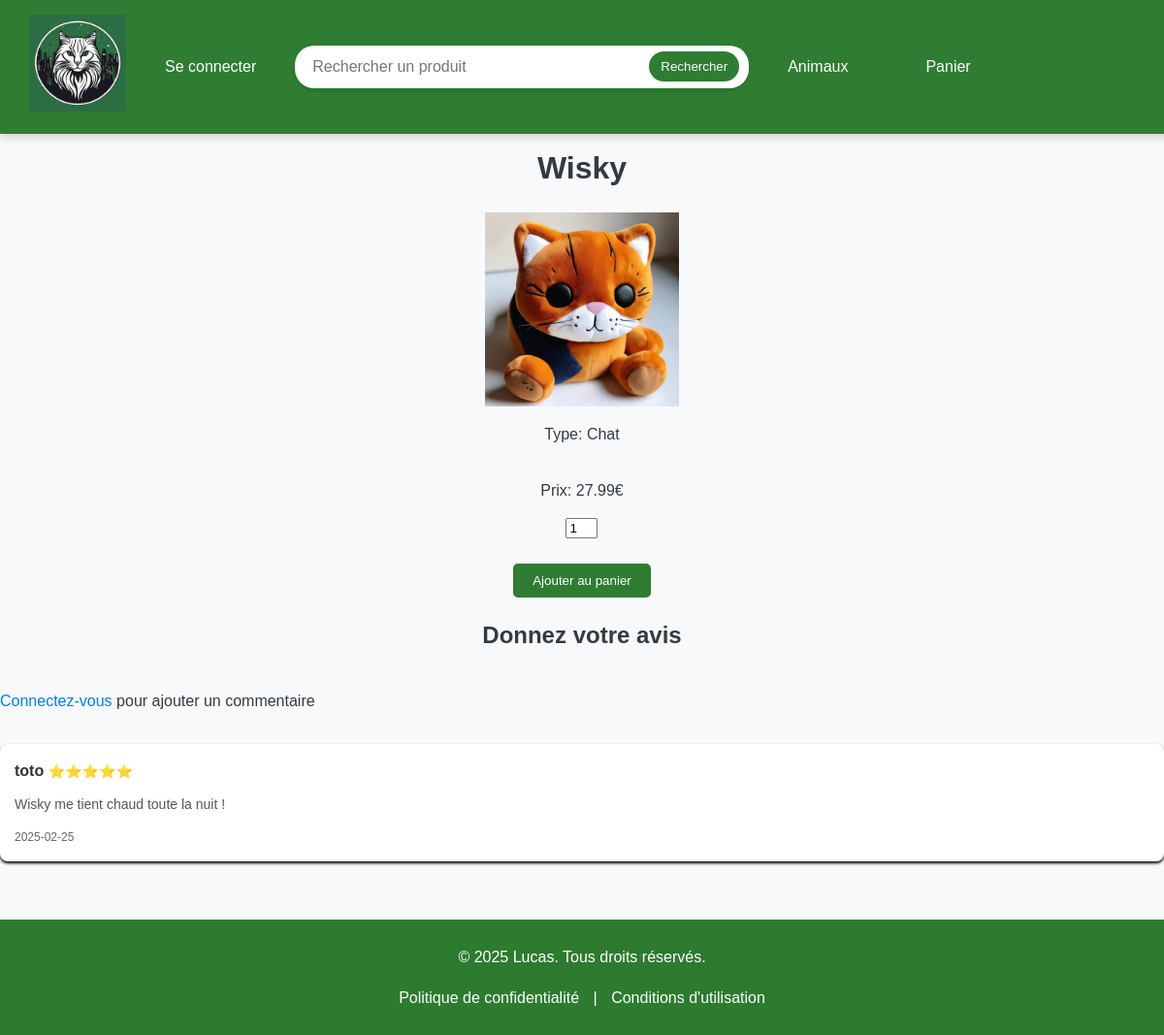
Screenshot of /fiche_produit.php?idAnimals=1 with the database file from the repository.
### tables this page shows
CREATE TABLE `animals` (
  `idAnimals` int(11) NOT NULL AUTO_INCREMENT,
  `nameAnimals` varchar(100) NOT NULL,
  `typeAnimals` varchar(100) NOT NULL,
  `weightAnimals` varchar(100) NOT NULL,
  `colorAnimals` varchar(100) NOT NULL,
  `priceAnimals` decimal(5,2) NOT NULL,
  `imageAnimals` varchar(100) NOT NULL,
  PRIMARY KEY (`idAnimals`)
);

CREATE TABLE `comments` (
  `idComment` int(11) NOT NULL AUTO_INCREMENT,
  `idAnimals` int(11) NOT NULL,
  `nameAnimals` varchar(100) NOT NULL,
  `firstname` varchar(100) NOT NULL,
  `comment` varchar(512) NOT NULL,
  `note` float NOT NULL,
  `dateComment` date NOT NULL,
  PRIMARY KEY (`idComment`),
  KEY `comments_ibfk_1` (`idAnimals`),
  CONSTRAINT `comments_ibfk_1` FOREIGN KEY (`idAnimals`) REFERENCES `animals` (`idAnimals`) ON DELETE CASCADE ON UPDATE CASCADE
);

### fiche_produit.php (the view, shortened to what this page needs)
<?php
$servername = "localhost";
$dbname = "e_commerce_project";
$dbusername = "root";
$dbpassword = "";
try {
    $conn = new PDO("mysql:host=$servername;dbname=$dbname", $dbusername, $dbpassword);
    $conn->setAttribute(PDO::ATTR_ERRMODE, PDO::ERRMODE_EXCEPTION);
    $animals = null;
    if (isset($_GET['idAnimals'])) {
        $id = (int) $_GET['idAnimals'];
        $stmt = $conn->prepare("SELECT * FROM animals WHERE idAnimals = :idAnimals");
        $stmt->execute(['idAnimals' => $id]);
        $animals = $stmt->fetch(PDO::FETCH_ASSOC);
    }
    $commentStmt = $conn->prepare("SELECT * FROM comments WHERE nameAnimals = ? ORDER BY dateComment DESC");
    $commentStmt->execute([$animals['nameAnimals']]);
    $comments = $commentStmt->fetchAll(PDO::FETCH_ASSOC);
} catch (\PDOException $e) {
    die("Erreur de connexion : " . $e->getMessage());
}
?>
<!doctype html>
<html lang="fr">
<head>
    <link rel="stylesheet" href="style/store.css">
</head>
<body>
<div class="navbar">
    <?php include 'navbar.php'; ?>
</div>
<br><br><br><br><br>
<div class="content-product">
    <h1 class="product-title"><?php echo htmlspecialchars($animals['nameAnimals']); ?></h1>
    <img class="imageAnimals" src="<?php echo htmlspecialchars($animals['imageAnimals']); ?>" alt="<?php echo htmlspecialchars($animals['nameAnimals']); ?>">
    <p>Type: <?php echo htmlspecialchars($animals['typeAnimals']); ?></p>
    <p>Prix: <?php echo htmlspecialchars($animals['priceAnimals']); ?>€</p>
    <form method="post" action="cart.php">
        <div class="quantity-container">
            <input class="quantity-input" type="number" id="quantity" name="quantity" value="1" min="1">
        </div>
        <br>
        <button class="add_to_cart" type="submit" name="add_to_cart">Ajouter au panier</button>
    </form>
</div>
<h2>Donnez votre avis</h2>
<?php if (isset($_SESSION['firstname'])): ?>
    <form class="form" action="" method="post">
        <div class="comment-container">
            <label>Commentaire :</label>
            <textarea name="comment" required></textarea>
        </div>
        <input type="hidden" name="note" id="note" value="0">
        <div class="star-rating">
            <?php for ($i = 1; $i <= 5; $i++): ?>
                <span class="star" data-note="<?php echo $i; ?>">★</span>
            <?php endfor; ?>
        </div>
        <button class="add_comment_btn" type="submit" id="add_comment" name="add_comment">Ajouter un commentaire</button>
    </form>
<?php else: ?>
    <p><a href="connexion.php">Connectez-vous</a> pour ajouter un commentaire</p>
<?php endif; ?>
<div class="comments-section">
    <?php foreach ($comments as $comment): ?>
        <div class="comment">
            <strong><?php echo htmlspecialchars($comment['firstname']); ?></strong>
            <span><?php echo str_repeat('⭐', $comment['note']); ?></span>
            <p><?php echo nl2br(htmlspecialchars($comment['comment'])); ?></p>
            <small ><?php echo $comment['dateComment']; ?></small>
        </div>
    <?php endforeach; ?>
</div>
<?php include "footer.php"?>
</body>
</html>

### style/store.css (style rules this page uses)
body { font-family: Arial, sans-serif; line-height: 1.6; margin: 0; padding: 0; background-color: #f8f9fa; color: #343a40; }
h1, h2 { color: #343a40; text-align: center; margin: 20px 0; }
a { text-decoration: none; color: #007bff; }
.quantity-input { margin: 10px auto; }

### style/navbar.css (style rules this page uses)
.navbar { position: fixed; top: 0; left: 0; width: 100%; display: flex; justify-content: left; align-items: center; background-color: #2e7d32; padding: 15px 30px; z-index: 1000; box-shadow: 0 4px 8px rgba(0, 0, 0, 0.15); font-family: 'Arial', sans-serif; }
body { margin-top: 200px; }

### fiche_produit.php (style rules this page uses)
.imageAnimals { width: 200px; height: 200px; }
.comment { background-color: white; padding: 15px; margin-top: 15px; border-radius: 8px; box-shadow: 0 2px 3px black; transition: transform 0.3s ease, box-shadow 0.3s ease; }
.comment strong { font-size: 16px; color: #333; }
.comment span { font-size: 14px; color: gold; }
.comment p { margin-top: 10px; line-height: 1.6; font-size: 14px; color: #555; }
.comment small { display: block; margin-top: 10px; font-size: 12px; color: #666; }
.add_comment_btn, .add_to_cart { display: flex; flex-direction: column; align-items: center; padding: 10px 20px; background-color: #2e7d32; color: white; border: none; border-radius: 5px; cursor: pointer; transition: background-color 0.2s; }
.content-product { display: flex; flex-direction: column; align-items: center; }
.quantity-input { width: 25px; margin : 0; }
.quantity-container { display: flex; justify-content: center; }

### footer.php (style rules this page uses)
body { display: flex; flex-direction: column; min-height: 100vh; margin: 0; }

### rows the page displays
animals: nameAnimals "Wisky", imageAnimals (picture), typeAnimals "Chat", priceAnimals "27.99"
comments: firstname "toto", note "⭐⭐⭐⭐⭐", comment "Wisky me tient chaud toute la nuit !", dateComment "2025-02-25"
